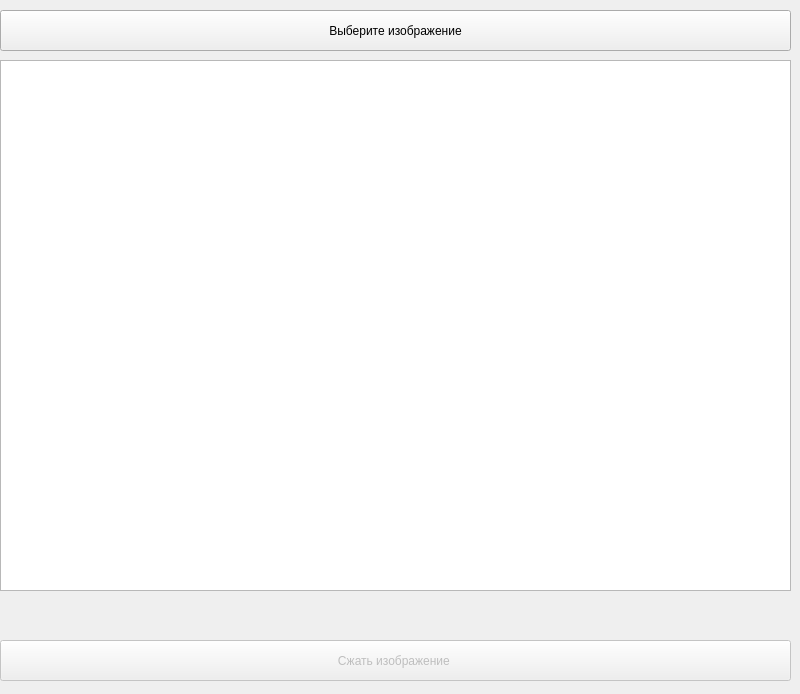
<?xml version="1.0" encoding="UTF-8"?>
<ui version="4.0">
 <class>ImageConverter</class>
 <widget class="QMainWindow" name="ImageConverter">
  <property name="geometry">
   <rect>
    <x>0</x>
    <y>0</y>
    <width>800</width>
    <height>694</height>
   </rect>
  </property>
  <property name="windowTitle">
   <string>Converter image</string>
  </property>
  <widget class="QWidget" name="centralwidget">
   <widget class="QPushButton" name="selectButton">
    <property name="geometry">
     <rect>
      <x>0</x>
      <y>10</y>
      <width>791</width>
      <height>41</height>
     </rect>
    </property>
    <property name="text">
     <string>Выберите изображение</string>
    </property>
   </widget>
   <widget class="QGraphicsView" name="graphicsView">
    <property name="geometry">
     <rect>
      <x>0</x>
      <y>60</y>
      <width>791</width>
      <height>531</height>
     </rect>
    </property>
   </widget>
   <widget class="QLabel" name="infoLabel">
    <property name="geometry">
     <rect>
      <x>0</x>
      <y>600</y>
      <width>791</width>
      <height>31</height>
     </rect>
    </property>
    <property name="text">
     <string/>
    </property>
   </widget>
   <widget class="QPushButton" name="saveButton">
    <property name="enabled">
     <bool>false</bool>
    </property>
    <property name="geometry">
     <rect>
      <x>0</x>
      <y>640</y>
      <width>791</width>
      <height>41</height>
     </rect>
    </property>
    <property name="text">
     <string>Сжать изображение </string>
    </property>
   </widget>
  </widget>
 </widget>
 <resources/>
 <connections/>
</ui>
